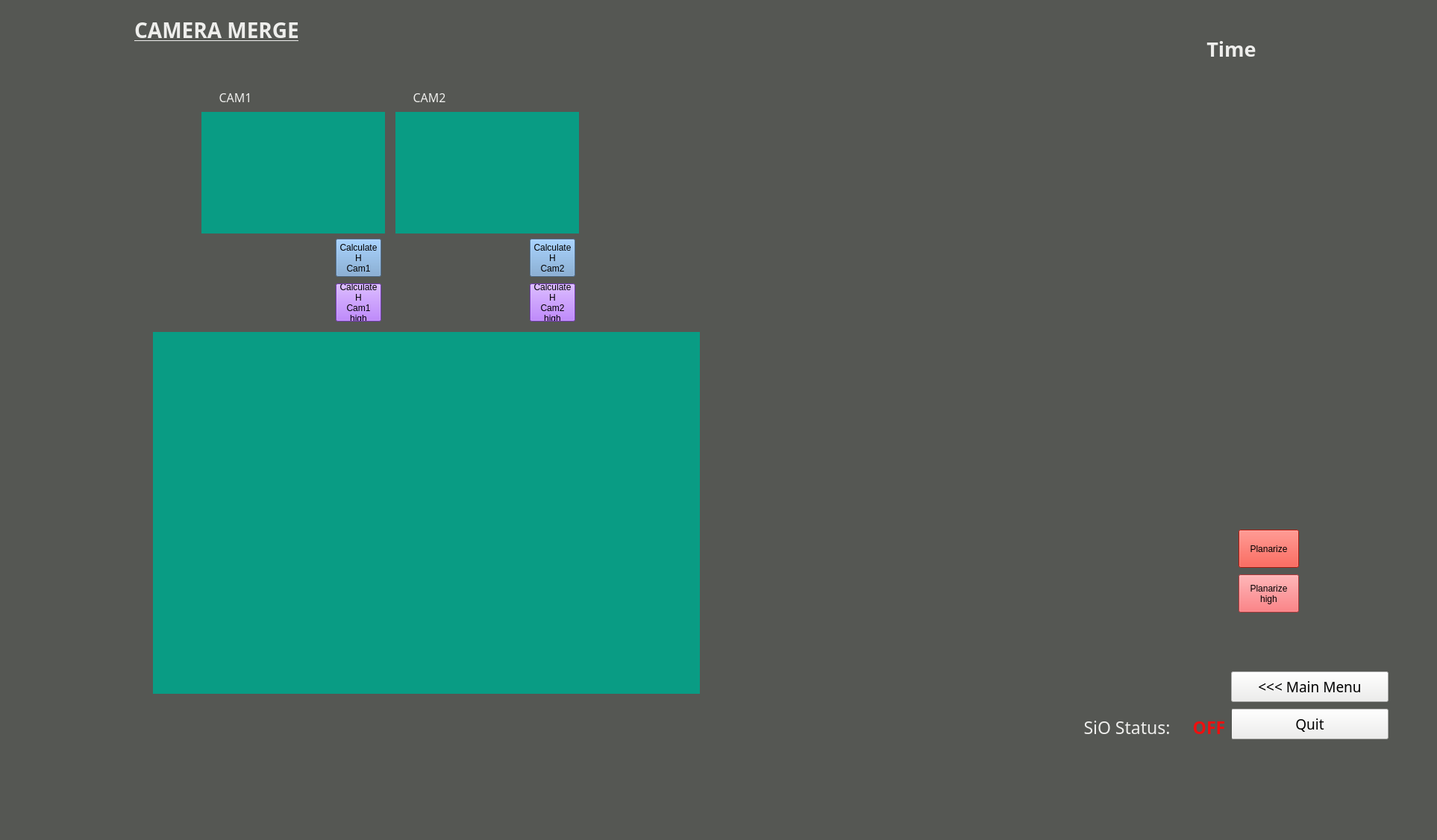
<?xml version="1.0" encoding="UTF-8"?>
<ui version="4.0">
 <class>CameraCalibration1</class>
 <widget class="QMainWindow" name="CameraCalibration1">
  <property name="enabled">
   <bool>true</bool>
  </property>
  <property name="geometry">
   <rect>
    <x>0</x>
    <y>0</y>
    <width>1926</width>
    <height>1126</height>
   </rect>
  </property>
  <property name="windowTitle">
   <string>MainWindow</string>
  </property>
  <property name="styleSheet">
   <string notr="true">background-color: rgb(85, 87, 83);</string>
  </property>
  <widget class="QWidget" name="calibrationWidget">
   <property name="enabled">
    <bool>true</bool>
   </property>
   <widget class="QLabel" name="label">
    <property name="geometry">
     <rect>
      <x>50</x>
      <y>20</y>
      <width>481</width>
      <height>41</height>
     </rect>
    </property>
    <property name="font">
     <font>
      <family>Ubuntu Mono</family>
      <pointsize>21</pointsize>
      <weight>75</weight>
      <bold>true</bold>
      <underline>true</underline>
     </font>
    </property>
    <property name="styleSheet">
     <string notr="true">color: rgb(238, 238, 236);</string>
    </property>
    <property name="text">
     <string>CAMERA MERGE</string>
    </property>
    <property name="alignment">
     <set>Qt::AlignCenter</set>
    </property>
   </widget>
   <widget class="QLabel" name="camMerge1">
    <property name="geometry">
     <rect>
      <x>270</x>
      <y>150</y>
      <width>246</width>
      <height>163</height>
     </rect>
    </property>
    <property name="styleSheet">
     <string notr="true">background-color: rgb(9, 156, 132);</string>
    </property>
    <property name="text">
     <string/>
    </property>
    <property name="alignment">
     <set>Qt::AlignCenter</set>
    </property>
   </widget>
   <widget class="QPushButton" name="quitbutton">
    <property name="geometry">
     <rect>
      <x>1650</x>
      <y>950</y>
      <width>211</width>
      <height>41</height>
     </rect>
    </property>
    <property name="font">
     <font>
      <family>Ubuntu Mono</family>
      <pointsize>14</pointsize>
     </font>
    </property>
    <property name="styleSheet">
     <string notr="true">background-color: rgb(238, 238, 236);</string>
    </property>
    <property name="text">
     <string>Quit</string>
    </property>
   </widget>
   <widget class="QPushButton" name="mainmenubutton">
    <property name="geometry">
     <rect>
      <x>1650</x>
      <y>900</y>
      <width>211</width>
      <height>41</height>
     </rect>
    </property>
    <property name="font">
     <font>
      <family>Ubuntu Mono</family>
      <pointsize>14</pointsize>
     </font>
    </property>
    <property name="styleSheet">
     <string notr="true">background-color: rgb(238, 238, 236);</string>
    </property>
    <property name="text">
     <string>&lt;&lt;&lt; Main Menu</string>
    </property>
   </widget>
   <widget class="QLabel" name="label_5">
    <property name="geometry">
     <rect>
      <x>1440</x>
      <y>950</y>
      <width>141</width>
      <height>41</height>
     </rect>
    </property>
    <property name="font">
     <font>
      <family>Ubuntu Mono</family>
      <pointsize>17</pointsize>
      <weight>50</weight>
      <bold>false</bold>
      <underline>false</underline>
     </font>
    </property>
    <property name="styleSheet">
     <string notr="true">color: rgb(238, 238, 236);</string>
    </property>
    <property name="text">
     <string>SiO Status:</string>
    </property>
    <property name="alignment">
     <set>Qt::AlignBottom|Qt::AlignHCenter</set>
    </property>
   </widget>
   <widget class="QLabel" name="status_sio">
    <property name="geometry">
     <rect>
      <x>1590</x>
      <y>950</y>
      <width>61</width>
      <height>41</height>
     </rect>
    </property>
    <property name="font">
     <font>
      <family>Ubuntu Mono</family>
      <pointsize>17</pointsize>
      <weight>75</weight>
      <bold>true</bold>
      <underline>false</underline>
     </font>
    </property>
    <property name="styleSheet">
     <string notr="true">color: rgb(238, 15, 15);</string>
    </property>
    <property name="text">
     <string>OFF</string>
    </property>
    <property name="alignment">
     <set>Qt::AlignBottom|Qt::AlignHCenter</set>
    </property>
   </widget>
   <widget class="QLabel" name="camMerge2">
    <property name="geometry">
     <rect>
      <x>530</x>
      <y>150</y>
      <width>246</width>
      <height>163</height>
     </rect>
    </property>
    <property name="styleSheet">
     <string notr="true">background-color: rgb(9, 156, 132);</string>
    </property>
    <property name="text">
     <string/>
    </property>
    <property name="alignment">
     <set>Qt::AlignCenter</set>
    </property>
   </widget>
   <widget class="QLabel" name="timeLabel">
    <property name="geometry">
     <rect>
      <x>1470</x>
      <y>40</y>
      <width>361</width>
      <height>51</height>
     </rect>
    </property>
    <property name="font">
     <font>
      <family>Ubuntu Mono</family>
      <pointsize>20</pointsize>
      <weight>75</weight>
      <bold>true</bold>
     </font>
    </property>
    <property name="styleSheet">
     <string notr="true">color: rgb(238, 238, 236);</string>
    </property>
    <property name="text">
     <string>Time</string>
    </property>
    <property name="alignment">
     <set>Qt::AlignCenter</set>
    </property>
   </widget>
   <widget class="QPushButton" name="calcH_cam1">
    <property name="geometry">
     <rect>
      <x>450</x>
      <y>320</y>
      <width>61</width>
      <height>51</height>
     </rect>
    </property>
    <property name="font">
     <font>
      <pointsize>9</pointsize>
     </font>
    </property>
    <property name="styleSheet">
     <string notr="true">background-color: rgb(114, 159, 207);</string>
    </property>
    <property name="text">
     <string>Calculate
H
Cam1</string>
    </property>
   </widget>
   <widget class="QPushButton" name="calcH_cam2">
    <property name="geometry">
     <rect>
      <x>710</x>
      <y>320</y>
      <width>61</width>
      <height>51</height>
     </rect>
    </property>
    <property name="font">
     <font>
      <pointsize>9</pointsize>
     </font>
    </property>
    <property name="styleSheet">
     <string notr="true">background-color: rgb(114, 159, 207);</string>
    </property>
    <property name="text">
     <string>Calculate
H
Cam2</string>
    </property>
   </widget>
   <widget class="QLabel" name="camMergeAll">
    <property name="geometry">
     <rect>
      <x>205</x>
      <y>445</y>
      <width>733</width>
      <height>485</height>
     </rect>
    </property>
    <property name="styleSheet">
     <string notr="true">background-color: rgb(9, 156, 132);</string>
    </property>
    <property name="text">
     <string/>
    </property>
    <property name="alignment">
     <set>Qt::AlignCenter</set>
    </property>
   </widget>
   <widget class="QLabel" name="label_2">
    <property name="geometry">
     <rect>
      <x>270</x>
      <y>120</y>
      <width>91</width>
      <height>21</height>
     </rect>
    </property>
    <property name="font">
     <font>
      <family>Ubuntu Mono</family>
      <pointsize>12</pointsize>
      <weight>50</weight>
      <bold>false</bold>
      <underline>false</underline>
     </font>
    </property>
    <property name="styleSheet">
     <string notr="true">color: rgb(238, 238, 236);</string>
    </property>
    <property name="text">
     <string>CAM1</string>
    </property>
    <property name="alignment">
     <set>Qt::AlignCenter</set>
    </property>
   </widget>
   <widget class="QLabel" name="label_3">
    <property name="geometry">
     <rect>
      <x>530</x>
      <y>120</y>
      <width>91</width>
      <height>21</height>
     </rect>
    </property>
    <property name="font">
     <font>
      <family>Ubuntu Mono</family>
      <pointsize>12</pointsize>
      <weight>50</weight>
      <bold>false</bold>
      <underline>false</underline>
     </font>
    </property>
    <property name="styleSheet">
     <string notr="true">color: rgb(238, 238, 236);</string>
    </property>
    <property name="text">
     <string>CAM2</string>
    </property>
    <property name="alignment">
     <set>Qt::AlignCenter</set>
    </property>
   </widget>
   <widget class="QPushButton" name="planarize">
    <property name="geometry">
     <rect>
      <x>1660</x>
      <y>710</y>
      <width>81</width>
      <height>51</height>
     </rect>
    </property>
    <property name="font">
     <font>
      <pointsize>9</pointsize>
     </font>
    </property>
    <property name="styleSheet">
     <string notr="true">background-color: rgb(255, 37, 21);</string>
    </property>
    <property name="text">
     <string>Planarize</string>
    </property>
   </widget>
   <widget class="QPushButton" name="calcH_cam1_high">
    <property name="geometry">
     <rect>
      <x>450</x>
      <y>380</y>
      <width>61</width>
      <height>51</height>
     </rect>
    </property>
    <property name="font">
     <font>
      <pointsize>9</pointsize>
     </font>
    </property>
    <property name="styleSheet">
     <string notr="true">background-color: rgb(164, 84, 255);</string>
    </property>
    <property name="text">
     <string>Calculate
H
Cam1
high</string>
    </property>
   </widget>
   <widget class="QPushButton" name="calcH_cam2_high">
    <property name="geometry">
     <rect>
      <x>710</x>
      <y>380</y>
      <width>61</width>
      <height>51</height>
     </rect>
    </property>
    <property name="font">
     <font>
      <pointsize>9</pointsize>
     </font>
    </property>
    <property name="styleSheet">
     <string notr="true">background-color: rgb(164, 84, 255);</string>
    </property>
    <property name="text">
     <string>Calculate
H
Cam2
high</string>
    </property>
   </widget>
   <widget class="QPushButton" name="planarize_high">
    <property name="geometry">
     <rect>
      <x>1660</x>
      <y>770</y>
      <width>81</width>
      <height>51</height>
     </rect>
    </property>
    <property name="font">
     <font>
      <pointsize>9</pointsize>
     </font>
    </property>
    <property name="styleSheet">
     <string notr="true">background-color: rgb(255, 80, 83);</string>
    </property>
    <property name="text">
     <string>Planarize
high</string>
    </property>
   </widget>
  </widget>
  <widget class="QMenuBar" name="menubar">
   <property name="geometry">
    <rect>
     <x>0</x>
     <y>0</y>
     <width>1926</width>
     <height>21</height>
    </rect>
   </property>
  </widget>
  <widget class="QStatusBar" name="statusbar"/>
 </widget>
 <resources/>
 <connections/>
</ui>
